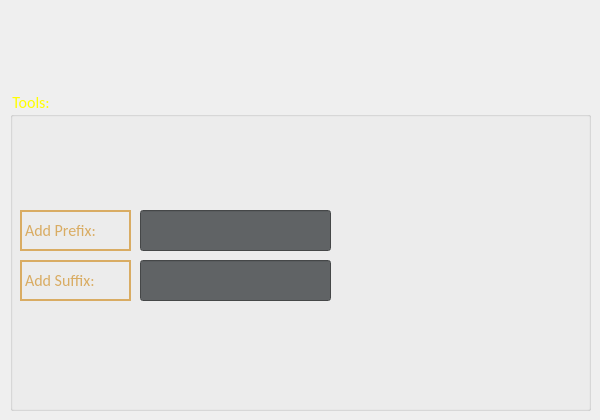
    <widget class="QWidget" name="tab_sufix">
     <attribute name="title">
      <string>Sufix-prefix</string>
     </attribute>
     <widget class="QGroupBox" name="groupBox_Tools_3">
      <property name="geometry">
       <rect>
        <x>10</x>
        <y>90</y>
        <width>581</width>
        <height>321</height>
       </rect>
      </property>
      <property name="font">
       <font>
        <family>Calibri</family>
        <pointsize>12</pointsize>
        <weight>50</weight>
        <bold>false</bold>
       </font>
      </property>
      <property name="styleSheet">
       <string notr="true">color:yellow</string>
      </property>
      <property name="title">
       <string>Tools:</string>
      </property>
      <widget class="QLabel" name="Label_addPrefix">
       <property name="geometry">
        <rect>
         <x>10</x>
         <y>120</y>
         <width>111</width>
         <height>41</height>
        </rect>
       </property>
       <property name="sizePolicy">
        <sizepolicy hsizetype="Expanding" vsizetype="Expanding">
         <horstretch>0</horstretch>
         <verstretch>0</verstretch>
        </sizepolicy>
       </property>
       <property name="font">
        <font>
         <family>Calibri</family>
         <pointsize>12</pointsize>
         <weight>50</weight>
         <bold>false</bold>
         <stylestrategy>PreferDefault</stylestrategy>
         <kerning>true</kerning>
        </font>
       </property>
       <property name="contextMenuPolicy">
        <enum>Qt::DefaultContextMenu</enum>
       </property>
       <property name="statusTip">
        <string/>
       </property>
       <property name="styleSheet">
        <string notr="true">color:#D9AC63</string>
       </property>
       <property name="frameShape">
        <enum>QFrame::WinPanel</enum>
       </property>
       <property name="text">
        <string>Add Prefix:</string>
       </property>
       <property name="textFormat">
        <enum>Qt::AutoText</enum>
       </property>
       <property name="alignment">
        <set>Qt::AlignLeading|Qt::AlignLeft|Qt::AlignVCenter</set>
       </property>
       <property name="wordWrap">
        <bool>true</bool>
       </property>
      </widget>
      <widget class="QLineEdit" name="lineEdit_addPre">
       <property name="enabled">
        <bool>true</bool>
       </property>
       <property name="geometry">
        <rect>
         <x>130</x>
         <y>120</y>
         <width>191</width>
         <height>41</height>
        </rect>
       </property>
       <property name="font">
        <font>
         <family>Calibri</family>
         <pointsize>12</pointsize>
         <weight>50</weight>
         <bold>false</bold>
        </font>
       </property>
       <property name="focusPolicy">
        <enum>Qt::WheelFocus</enum>
       </property>
       <property name="statusTip">
        <string>Add Prefix to file name</string>
       </property>
       <property name="styleSheet">
        <string notr="true">background-color:#606365</string>
       </property>
       <property name="text">
        <string/>
       </property>
       <property name="alignment">
        <set>Qt::AlignLeading|Qt::AlignLeft|Qt::AlignVCenter</set>
       </property>
       <property name="placeholderText">
        <string/>
       </property>
       <property name="clearButtonEnabled">
        <bool>false</bool>
       </property>
      </widget>
      <widget class="QLineEdit" name="lineEdit_addSuf">
       <property name="enabled">
        <bool>true</bool>
       </property>
       <property name="geometry">
        <rect>
         <x>130</x>
         <y>170</y>
         <width>191</width>
         <height>41</height>
        </rect>
       </property>
       <property name="font">
        <font>
         <family>Calibri</family>
         <pointsize>12</pointsize>
         <weight>50</weight>
         <bold>false</bold>
        </font>
       </property>
       <property name="focusPolicy">
        <enum>Qt::WheelFocus</enum>
       </property>
       <property name="statusTip">
        <string>Add Sufix to file name</string>
       </property>
       <property name="styleSheet">
        <string notr="true">background-color:#606365</string>
       </property>
       <property name="text">
        <string/>
       </property>
       <property name="alignment">
        <set>Qt::AlignLeading|Qt::AlignLeft|Qt::AlignVCenter</set>
       </property>
       <property name="placeholderText">
        <string/>
       </property>
       <property name="clearButtonEnabled">
        <bool>false</bool>
       </property>
      </widget>
      <widget class="QLabel" name="Label_addSuffix">
       <property name="geometry">
        <rect>
         <x>10</x>
         <y>170</y>
         <width>111</width>
         <height>41</height>
        </rect>
       </property>
       <property name="sizePolicy">
        <sizepolicy hsizetype="Expanding" vsizetype="Expanding">
         <horstretch>0</horstretch>
         <verstretch>0</verstretch>
        </sizepolicy>
       </property>
       <property name="font">
        <font>
         <family>Calibri</family>
         <pointsize>12</pointsize>
         <weight>50</weight>
         <bold>false</bold>
         <stylestrategy>PreferDefault</stylestrategy>
         <kerning>true</kerning>
        </font>
       </property>
       <property name="contextMenuPolicy">
        <enum>Qt::DefaultContextMenu</enum>
       </property>
       <property name="statusTip">
        <string/>
       </property>
       <property name="styleSheet">
        <string notr="true">color:#D9AC63</string>
       </property>
       <property name="frameShape">
        <enum>QFrame::WinPanel</enum>
       </property>
       <property name="text">
        <string>Add Suffix:</string>
       </property>
       <property name="textFormat">
        <enum>Qt::AutoText</enum>
       </property>
       <property name="alignment">
        <set>Qt::AlignLeading|Qt::AlignLeft|Qt::AlignVCenter</set>
       </property>
       <property name="wordWrap">
        <bool>true</bool>
       </property>
      </widget>
     </widget>
    </widget>
